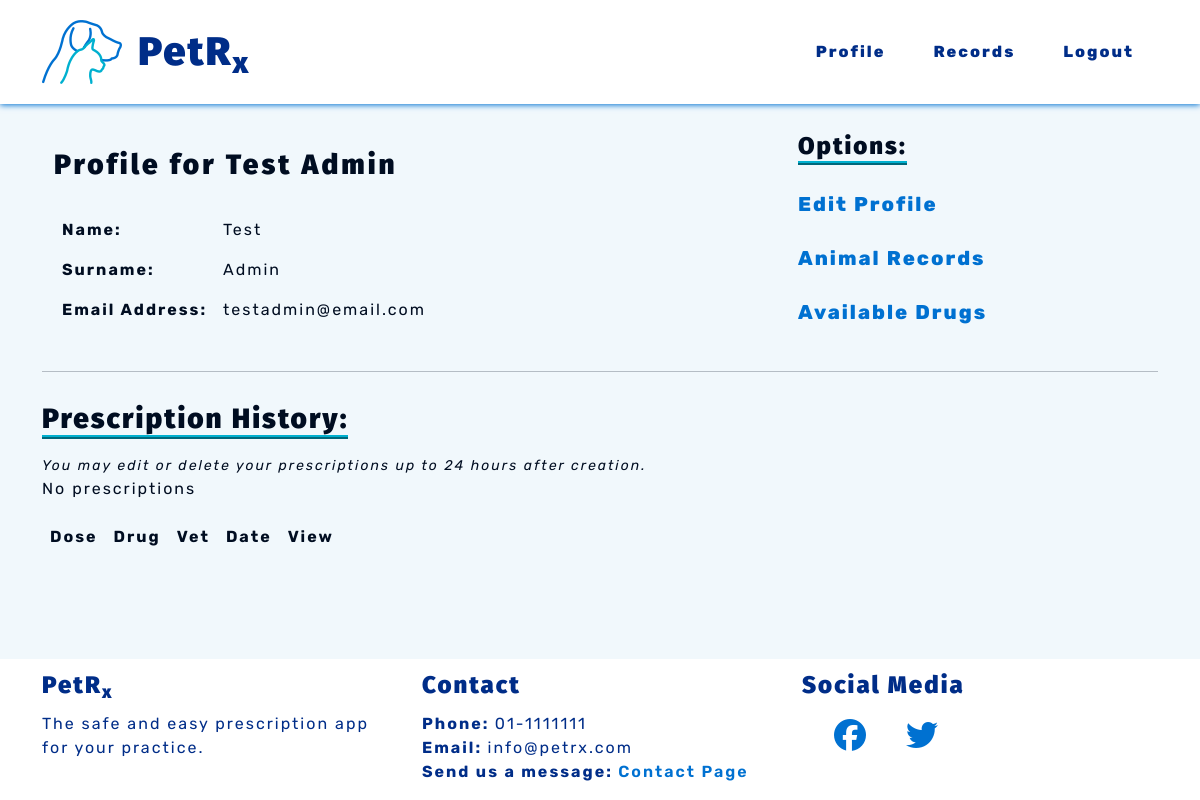
The page /profile/ (signed in) on the database its author committed.
### vetprofiles/models.py (models this page shows, shortened)
class Vet(AbstractBaseUser):
    email = models.EmailField(verbose_name="email", max_length=80, unique=True)
    first_name = models.CharField(max_length=30, blank=False)
    last_name = models.CharField(max_length=30, blank=False)
    last_login = models.DateTimeField(verbose_name='last login', auto_now=True)
    is_admin = models.BooleanField(default=False)
    is_active = models.BooleanField(default=False)
    is_staff = models.BooleanField(default=False)
    is_superuser = models.BooleanField(default=False)
    USERNAME_FIELD = 'email'
    REQUIRED_FIELDS = ['first_name', 'last_name', ]
    objects = AccountsManager()

### petrx/decorators.py (the view)
    def wrapper(request, *args, **kwargs):
        if request.user.is_authenticated:
            if request.user.is_active:
                return function(request, *args, **kwargs)
            else:
                return render(request, 'vetprofiles/restricted.html')
        else:
            return redirect('vetprofiles:login')

### vetprofiles/views.py (called while the page is built)
@vet_login_and_active
def profile(request):
    return render(request, 'vetprofiles/profile.html')

### vetprofiles/templates/vetprofiles/profile.html
{% extends 'base.html' %}
{% block content %}
<section>
    <div class="container">
        <div class="row">
            <div class="col-md-8">
                <h3 class="headings">Profile for {{ user.first_name }} {{ user.last_name }}</h3>
                <table>
                    <tr>
                        <th>Name: </th>
                        <td>{{ user.first_name }}</td>
                    </tr>
                    <tr>
                        <th>Surname: </th>
                        <td>{{ user.last_name }}</td>
                    </tr>
                    <tr>
                        <th>Email Address: </th>
                        <td>{{ user.email }}</td>
                    </tr>
                </table>
            </div>
            <div class="col-md-4">
                <div>
                    <h4 class="subheadings">Options:</h4>
                    <ul>
                        <li class="list-space">
                            <a class="pet-links bg-links" href="{% url 'vetprofiles:edit_profile' %}" aria-label="Edit your profile">Edit Profile</a>
                        </li>
                        <li class="list-space">
                            <a class="pet-links bg-links" href="{% url 'records:records' %}" aria-label="Go to animal records">Animal Records</a>
                        </li>
                        <li class="list-space">
                            <a class="pet-links bg-links" href="{% url 'prescriptions:drugs' %}" aria-label="Go to available drugs">Available Drugs</a>
                        </li>
                    </ul>
                </div>
            </div>
        </div>
    </div>
</section>
<hr>
<section hx-get="{% url 'prescriptions:vet_prescrip'%}" hx-trigger="load">
    {% include 'prescriptions/list_prescrip.html' %}
</section>
{% endblock %}

### static/css/style.css (style rules this page uses)
:root { --site-white: #f1f8fc; --site-black: #000d21; --site-dark-blue: #002d88; --site-light-blue: #0071d1; --site-turquoise: #00b0cf; }
html { height: 100%; }
body { font-family: "Rubik", sans-serif; color: var(--site-black); font-size: 1rem; letter-spacing: 2px; background: var(--site-white); }
h1, h2, h3, h4 { font-family: "Fira Sans", "Rubik", sans-serif; font-weight: 900; margin-top: 0.5em; margin-bottom: 0.5em; }
.headings { letter-spacing: 3px; margin: 1em auto; }
.subheadings { display: inline-block; border-bottom: 4px ridge var(--site-turquoise); }
hr { color: var(--site-black); }
ul { padding: 0; }
li { list-style: none; }
a { text-decoration: none; }
.pet-links { cursor: pointer; color: var(--site-light-blue); font-weight: 600; transition: color .5s linear; }
.bg-links { font-size: 1.25em; font-weight: 800; }
.list-space { padding: 0.75em 0; }
th, td { padding: 0.5em; }
th { background-color: var(--site-white); }

### rows shown on the page
Vet: first_name "Test", last_name "Admin", email "testadmin@email.com"
